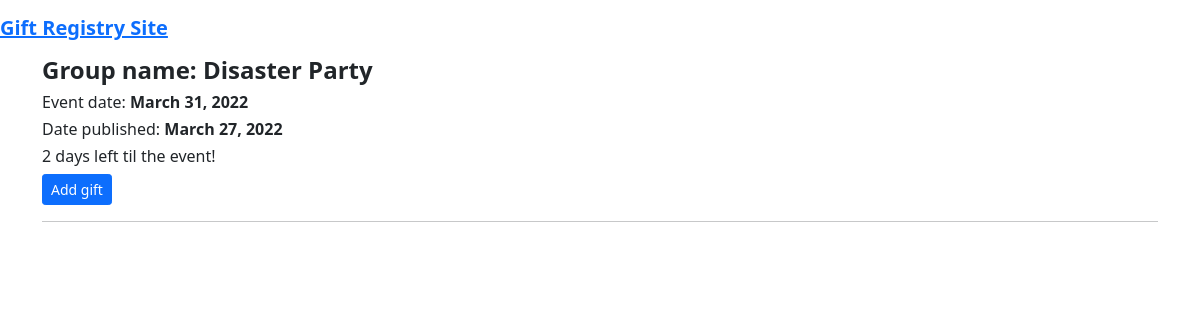
Before: /view-group/disaster-party/ with the older database file.
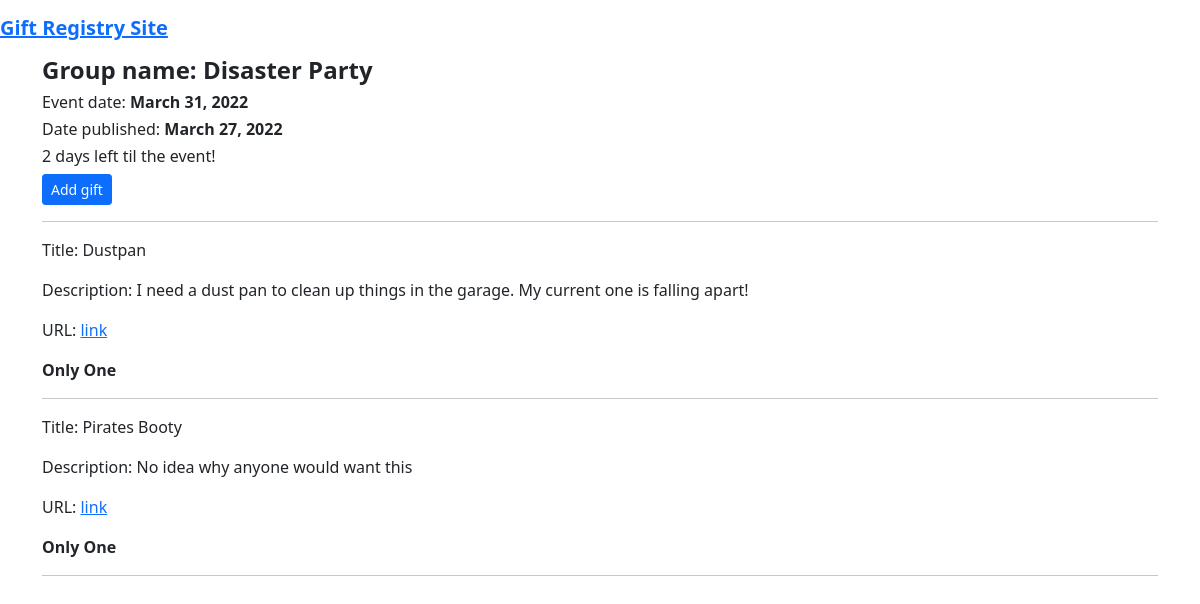
After: the same page with the newer database file.
### gift_registry/models.py (models this page shows, shortened)
class Group(models.Model):
    event_name = models.CharField(max_length=50)
    event_date = models.DateField()
    join_code = models.CharField(max_length=15)
    pub_date = models.DateField(auto_now_add=True)
    slug = models.SlugField(unique=True, null=False)

class Gift(models.Model):
    group = models.ForeignKey(Group, on_delete=models.CASCADE)
    title = models.CharField(max_length = 144)
    desc = models.TextField('description', blank=True, default='')
    url = models.URLField(max_length=200)
    only_one = models.BooleanField(default=True)
    class Meta:
        ordering = ['title']

### gift_registry/views.py (the view)
# urls.py: path('view-group/<slug:slug>/', views.group_detail, name='group_detail'),
def group_detail(request, slug):
    group = Group.objects.get(slug=slug)
    days_left = group.event_date - date.today()
    if days_left.days < 0:
        time_left = "The event date has passed!"
    elif days_left.days == 0:
        time_left = "Today's the day!"
    else:
        time_left = f"{days_left.days} days left til the event!"
    gifts = Gift.objects.filter(group=group)
    context = {
        'group':group,
        'time_left':time_left,
        'gifts':gifts,
        'slug':slug
    }
    return render(request, 'gift_registry/group_detail.html',context)

### gift_registry/templates/gift_registry/group_detail.html
{% extends 'base.html' %}
{% block content %}
<h4><strong>Group name: {{ group.event_name }}</strong></h4>
<h6>Event date: <strong>{{ group.event_date}}</strong></h6>
<h6>Date published: <strong>{{ group.pub_date}}</strong></h6>
<h6>{{time_left}}</h6>
<a class="btn btn-primary btn-sm" href="{% url 'add_gift' slug %}">Add gift</a>
<hr>
{% for gift in gifts %}
<p>Title: {{ gift.title }}</p>
<p>Description: {{ gift.desc }}</p>
<p>URL: <a href="{{ gift.url }}" target="_blank">link</a></p>
<p><strong>{{ gift.only_one|yesno:"Only One,Multiple" }}</strong></p>
<hr>
{% endfor %}
{% endblock %}

### gift_registry/templates/base.html (shortened to what this page needs)
{% load static %}
<html lang="en">
<head>
    <link href="https://cdn.jsdelivr.net/npm/bootstrap@5.1.3/dist/css/bootstrap.min.css" rel="stylesheet">
</head>
<body>
    <nav class="navbar">
        <div class="navbar-brand">
            <a href="/" class="navbar-item"><strong>Gift Registry Site</strong></a>
        </div>
    </nav>
    <section class="section">
        <div class="container-md">
            {% block content %}
            {% endblock %}
        </div>
    </section>
</body>
</html>

Changed rows visible on the page:
added Gift: title "Dustpan", desc "I need a dust pan to clean up things in the garage. My current one is falling apart!", only_one "Only One"
added Gift: title "Pirates Booty", desc "No idea why anyone would want this", only_one "Only One"
